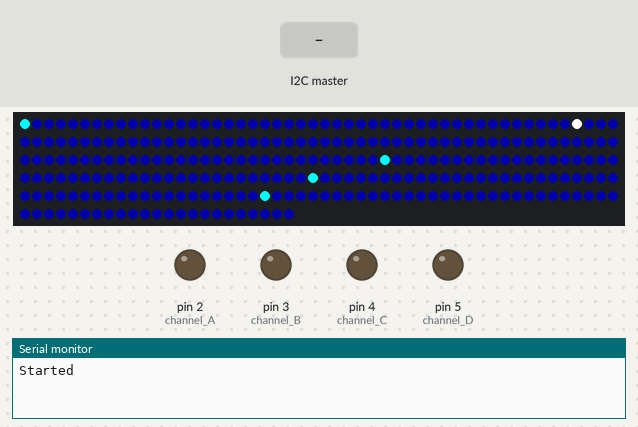
A sketch run on a simulated Arduino Uno, built with avr-gcc and run on an emulated ATmega328P. Shown: 273 RGB LEDs in strip order, left to right, continuing on the next row, output pins drawn as LEDs (lit = HIGH), the last lines printed to the serial monitor. The test bench sets the inputs (shaded band).

Above: at 1.2 s.
1.3 s: the I2C master sends the byte 0
At 3.3 s:
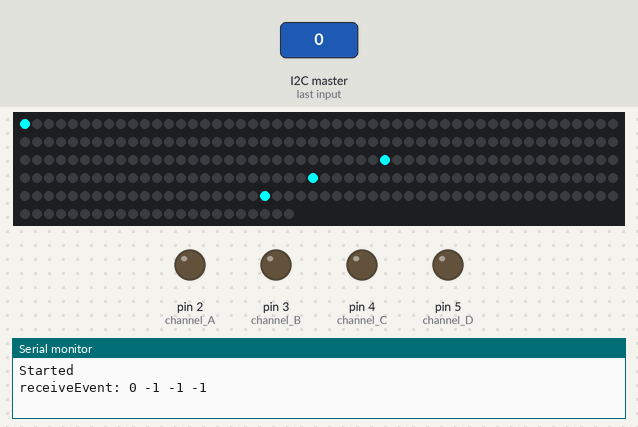
4.3 s: the I2C master sends the byte 1
At 4.49 s:
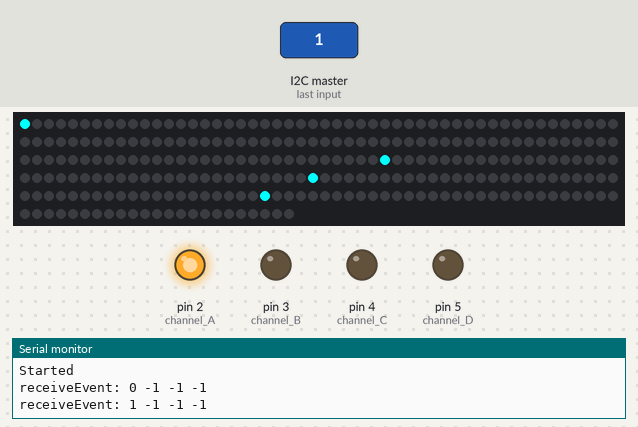
At 47.86 s:
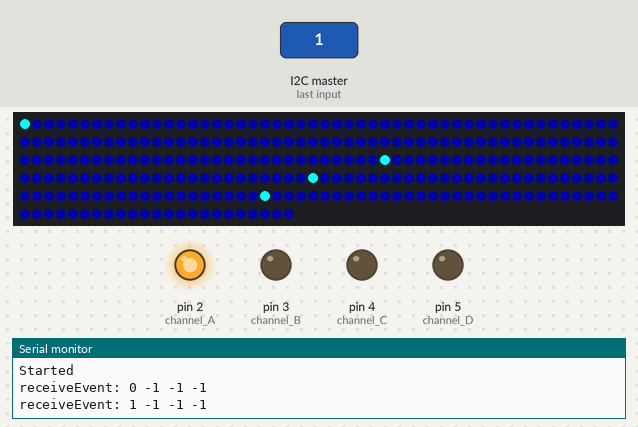
Timing chart, 0 to 49.4 s (numbered marks = the images above; inputs shaded):
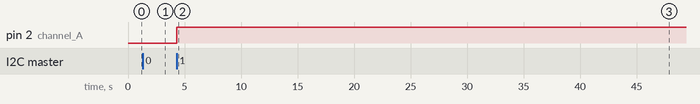

Measured:
- after the input at 1.3 s, the LEDs: first differ from a run without the input after 1.6 s (image 1)
- after the input at 4.3 s, pin 2 (channel_A): LOW → HIGH at once

The sketch:

LedListTH.ino
```cpp
/*
 Created by Peter Parnes, peter@parnes.com, 2014
 Teknikens Hus Internet och Jag exhibition
 */

#include <Adafruit_NeoPixel.h>
#include <Wire.h>

#define PIN 11
#define NUMPATHS 4
#define NUMWHITEPATHS 0
#define NUMELINES 4
#define ANIMATE true
#define NUMPIX 273
#define brightness 50
#define BLUEBRIGHTNESS 255
#define WHITEBRIGHTNESS 255

// Parameter 1 = number of pixels in strip
// Parameter 2 = pin number (most are valid)
// Parameter 3 = pixel type flags, add together as needed:
//   NEO_KHZ800  800 KHz bitstream (most NeoPixel products w/WS2812 LEDs)
//   NEO_KHZ400  400 KHz (classic 'v1' (not v2) FLOR0A pixels, WS2811 drivers)
//   NEO_GRB     Pixels are wired for GRB bitstream (most NeoPixel products)
//   NEO_RGB     Pixels are wired for RGB bitstream (v1 FLORA pixels, not v2)
Adafruit_NeoPixel strip = Adafruit_NeoPixel(NUMPIX, PIN, NEO_GRB + NEO_KHZ800);

bool pathson[NUMPATHS];

int path0[]  = {
  32, 0
};
int path1[] = {
  15, 33
};
int path2[] = {
  19, 48
};
int path3[] = {
  20, 68
};
int path4[] = {
  6, 88
};
int path5[] = {
  36, 94
};
int path6[] = {
  15, 130
};
int path7[] = {
  15, 145
};
int path8[] = {
  13, 160
};
int path9[] = {
  7, 174
};
int path10[] = {
  10, 181
};
int path11[] = {
  29, 191
};
int path12[] = {
  5, 220
};
int path13[] = {
  10, 225
};
int path14[] = {
  37, 236
};

// Japan
int line0[]  = {
  3, 2, 1, 0
};

// West Coast
int line1[] = {
  1, 0
};

// China
int line2[] = {
  3, 8, 7, 6
};

// NYC
int line3[] = {
  2, 13, 12
};

const uint32_t colors[] = {
  strip.Color(255, 0, 0), strip.Color(0, 255, 0), strip.Color(0, 255, 255), strip.Color(255, 255, 0),
  strip.Color(0, 0, brightness), strip.Color(255, 255, 255)
};

void setup() {
  Serial.begin(9600);

  strip.begin();
  strip.setBrightness(BLUEBRIGHTNESS);
  strip.show(); // Initialize all pixels to 'off'

  for (int i = 0; i < NUMPATHS; i++ ) {
    pathson[i] = true;
  }
  /* for (int i =3; i < 4; i++ ) {

      Serial.println(i);
      pathson[i] = false;
      lightPath(i, true, true);
    }*/

  /*
      for (int i = NUMPATHS; i < NUMPATHS + NUMWHITEPATHS; i++) {
        pathson[i] = false;
        lightPath(i, true, false);
      } */

  pinMode(2, OUTPUT);  // channel A
  pinMode(3, OUTPUT);  // channel B
  pinMode(4, OUTPUT);  // channel C
  pinMode(5, OUTPUT);  // channel D

  lightWhites(true);

  Wire.begin(4);                // join i2c bus with address #4
  Wire.onReceive(receiveEvent); // register event

  Serial.println("Started");
}

/**
* Light up the white paths
*/
void lightWhites(bool on) {
  for (int i = 0; i <= NUMPIX; i++) {
    if (on) {
      strip.setPixelColor(i, colors[4]);
    } else {
      strip.setPixelColor(i, 0);
    }
  }

  // Light the first pixel of each path
  strip.setPixelColor(0, colors[2]);
  strip.setPixelColor(130, colors[2]);
  strip.setPixelColor(220, colors[2]);
  strip.setPixelColor(174, colors[2]);

  strip.show();
}

/**
* Called when we receive an event over I2C (i.e. which buttons are pressed)
*/
void receiveEvent(int howMany) {
  Serial.print("receiveEvent: ");
  for (int i = 0; i < NUMPATHS; i++) {
    int x = Wire.read();    // receive byte as an integer
    Serial.print(x);         // print the integer
    Serial.print(" ");
    bool on = x > 0;
    pathson[i] = on;
  }
  Serial.println();

  updateElWire();
}

/**
* Update the ElWires (on/off)
*/
void updateElWire() {
  for (int index = 0; index < NUMPATHS; index++ ) {
    if (pathson[index]) {
      digitalWrite(2 + index, HIGH); // turn the EL channel on
    } else {
      digitalWrite(2 + index, LOW); // turn the EL channel on

    }
  }
}

/**
* Old code for turning on/off single Paths.
* Kept for testing.
*/
/*
void lightPath(int index, bool on, bool elwire, bool animate) {
  String d = "lightPath: ";
  d += index;
  d += " ";
  d += on;
  // Serial.println(d);

  if (pathson[index] == on) {
    return;
  }

  int *line = getLine(index);
  int len = line[0];
  //Serial.println(len);

  for (int i = 1; i <= len; i++) {
    int *path = getPath(line[i]);
    int len2 = path[0];
    int start = path[1];
    //Serial.print("Len: ");
    //Serial.println(len2);
    //Serial.print("Start: ");
    //Serial.println(start);
    for (int j = len2 + start; j >= path[1]; j--) {
      // Serial.println(j);
      if (on) {

        strip.setPixelColor(j, colors[4]);
        // Serial.println(j);
        if (animate) {
          strip.show();
        }

        if (elwire) {
          // Serial.println("el: on");
          digitalWrite(2 + index, HIGH); // turn the EL channel on
        }
      }
      else {
        strip.setPixelColor(j, strip.Color(0, 0, 0));
        if (elwire) {
          digitalWrite(2 + index, LOW); // turn the EL channel on
        }
      }
    }
  }
  strip.show();

  pathson[index] = on;

  if ((index == 3) && !on && (pathson[0] == true)) {
    pathson[0] = false;
    lightPath(0, true, true, false);
  }


  // Check special case with path 0 on and path 3 going off
  if ((index == 0) && !on && (pathson[3] == true)) {
    pathson[3] = false;
    lightPath(3, true, true, false);
  }
}
*/

/**
* Update all paths
*/
void lightPaths() {
  bool alloff = true;
  for (int index = 0; index < NUMPATHS; index++ ) {
    if (pathson[index]) {
      alloff = false;
      break;
    }
  }
  lightWhites(!alloff);
  if (alloff) {
    return;
  }

    for (int index = 0; index < NUMPATHS; index++ ) {
      if (!pathson[index]) {
        continue;
      }

      int *line = getLine(index);
      int len = line[0];
      //Serial.println(len);

      for (int i = 1; i <= len; i++) {
        int *path = getPath(line[i]);
        int len2 = path[0];
        int start = path[1];
        for (int j = len2 + start; j >= path[1]; j--) {
          strip.setPixelColor(j, colors[5]);
          strip.show();
          delay(10);
          if (j == 0 || j == 130 || j == 220 || j == 174) {
            strip.setPixelColor(j, colors[2]);
          } else {
            strip.setPixelColor(j, colors[4]);
          }
          delay(10);
          strip.show();
        }
      }
    }
}

// int framecount = 0;
// long lastLightUpdate = 0;
void loop() {
  // if ((millis() - lastLightUpdate) > 500) {  // Code to limit how often we update the paths to slow down updates if needed
  lightPaths();
  //  lastLightUpdate = millis();
  //}

  /* Test code for turning on/off individual paths
   lightPath(0, true);
    lightPath(1, true);
    lightPath(2, true);
    lightPath(3, true);
    */


  /* Test code, just randomly turn on/off the paths
  if((framecount++ % 10000) == 0) {
   bool on = (random(2) > 0);
   int path = random(NUMPATHS);
   Serial.println(path);
   lightPath(path, on, true);
   }*/
}

// XXXXXXXXXXXXXXXXXXXX
// Utility functions below

int* getPath(int index) {
  switch (index) {
    case 0:
      return path0;
      break;
    case 1:
      return path1;
      break;
    case 2:
      return path2;
      break;
    case 3:
      return path3;
      break;
    case 4:
      return path4;
      break;
    case 5:
      return path5;
      break;
    case 6:
      return path6;
      break;
    case 7:
      return path7;
      break;
    case 8:
      return path8;
      break;
    case 9:
      return path9;
      break;
    case 10:
      return path10;
      break;
    case 11:
      return path11;
      break;
    case 12:
      return path12;
      break;
    case 13:
      return path13;
      break;
    case 14:
      return path14;
      break;
  }
}

int* getLine(int index) {
  switch (index) {
    case 0:
      return line0;
      break;
    case 1:
      return line1;
      break;
    case 2:
      return line2;
      break;
    case 3:
      return line3;
      break;
  }
}
```
